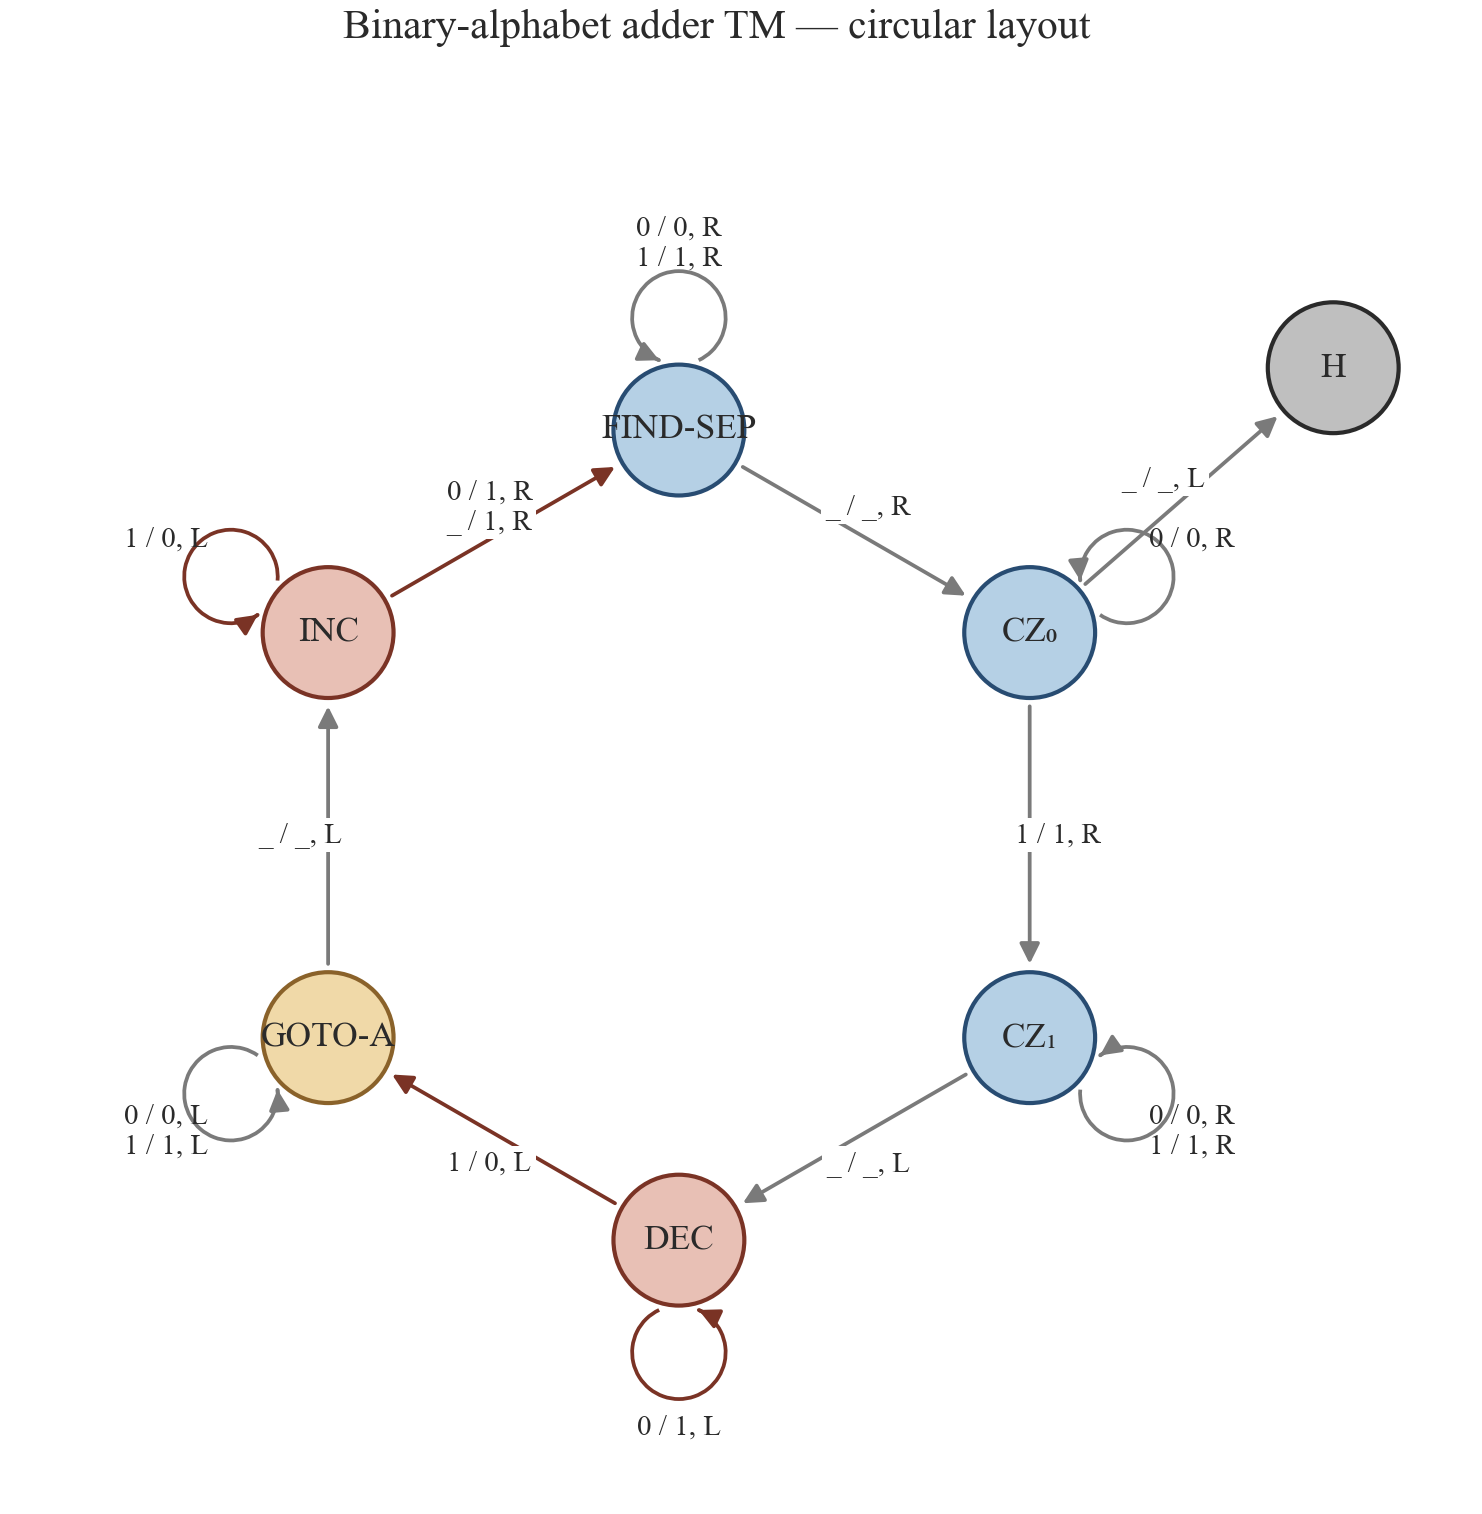

Write Python code to recreate this figure.
"""
v2 — circular layout.

The 6 cycling states (FIND_SEP, CZ0, CZ1, DEC, GOTO_A, INC) sit evenly
around a ring in execution order; H sits off to the upper-right since it
only has the single CZ0 -> H edge. Self-loops point radially outward.
"""

from __future__ import annotations

import sys
from pathlib import Path

import matplotlib.pyplot as plt
import numpy as np

sys.path.insert(0, str(Path(__file__).resolve().parents[1]))
from style import COLORS, apply_style  # noqa: E402

from _common import (  # noqa: E402
    CYCLE, PHASE_DARK, PHASE_LIGHT, PHASE_OF,
    PRETTY, TRANSITIONS, draw_edge, draw_node, draw_self_loop, is_writing,
    save, split_edges,
)

apply_style()

NODE_R = 0.42
RING_R = 2.6

POSITIONS: dict[str, tuple[float, float]] = {}
LOOP_DIR: dict[str, tuple[float, float]] = {}
for i, name in enumerate(CYCLE):
    angle = np.pi / 2 - 2 * np.pi * i / len(CYCLE)  # start at top, go clockwise
    POSITIONS[name] = (RING_R * np.cos(angle), RING_R * np.sin(angle))
    LOOP_DIR[name] = (np.cos(angle), np.sin(angle))  # radial outward

POSITIONS['H'] = (RING_R + 1.6, RING_R + 0.4)


def edge_color_for(labels):
    return COLORS['red_dark'] if any(is_writing(r, w) for r, w, _ in labels) else COLORS['muted']


def main():
    fig, ax = plt.subplots(figsize=(6.4, 5.8))
    cross, loops = split_edges(TRANSITIONS)

    for (src, dst), labels in cross.items():
        draw_edge(ax, POSITIONS[src], POSITIONS[dst], labels,
                  r_src=NODE_R, r_dst=NODE_R, edge_color=edge_color_for(labels))

    for s, labels in loops.items():
        draw_self_loop(ax, POSITIONS[s], LOOP_DIR[s], labels,
                       node_radius=NODE_R, edge_color=edge_color_for(labels))

    for name, pos in POSITIONS.items():
        ph = PHASE_OF[name]
        draw_node(ax, pos, PRETTY[name], radius=NODE_R,
                  face=PHASE_LIGHT[ph], edge_color=PHASE_DARK[ph])

    ax.set_xlim(-RING_R - 1.7, RING_R + 2.5)
    ax.set_ylim(-RING_R - 1.7, RING_R + 1.7)
    ax.set_aspect('equal')
    ax.set_axis_off()
    fig.suptitle('Binary-alphabet adder TM — circular layout', fontsize=10,
                 color=COLORS['text'], y=0.97)

    save(fig, Path(__file__).with_suffix(''))


if __name__ == '__main__':
    main()
